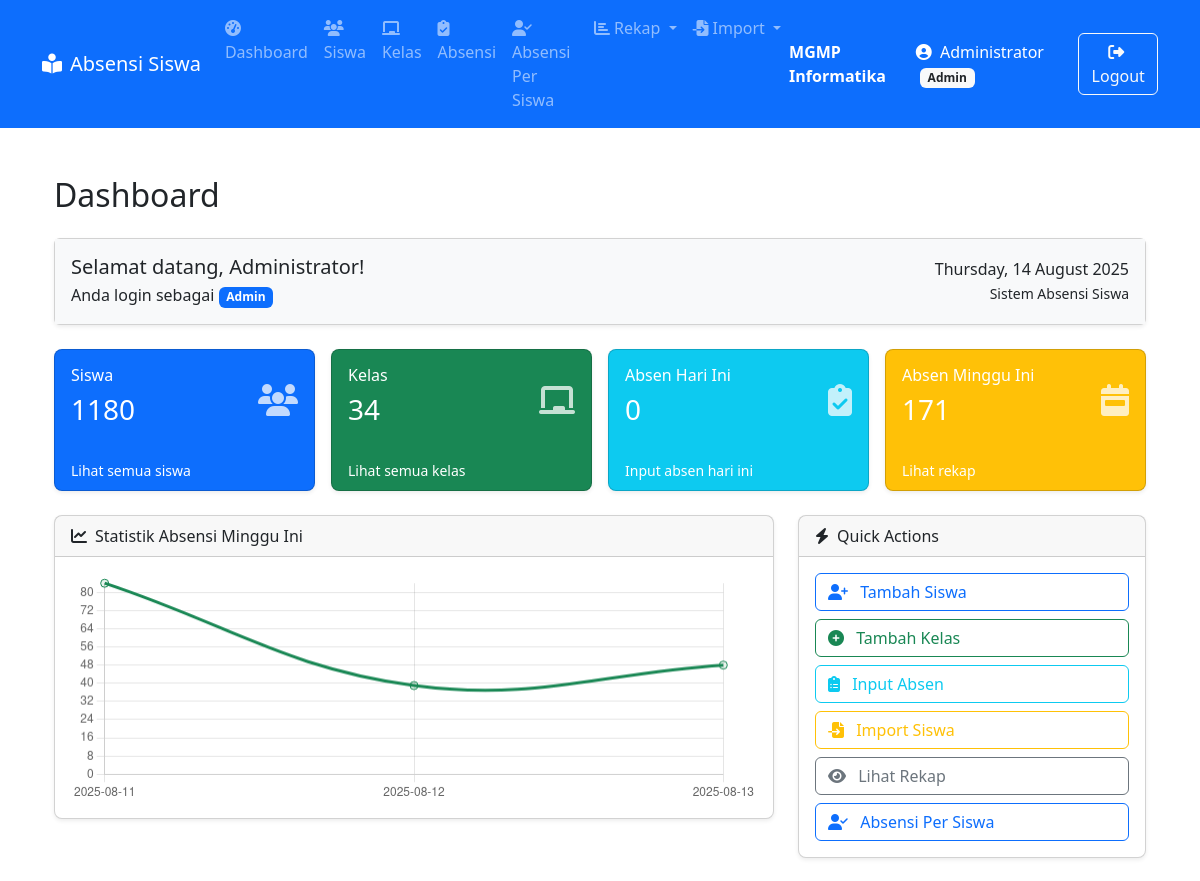
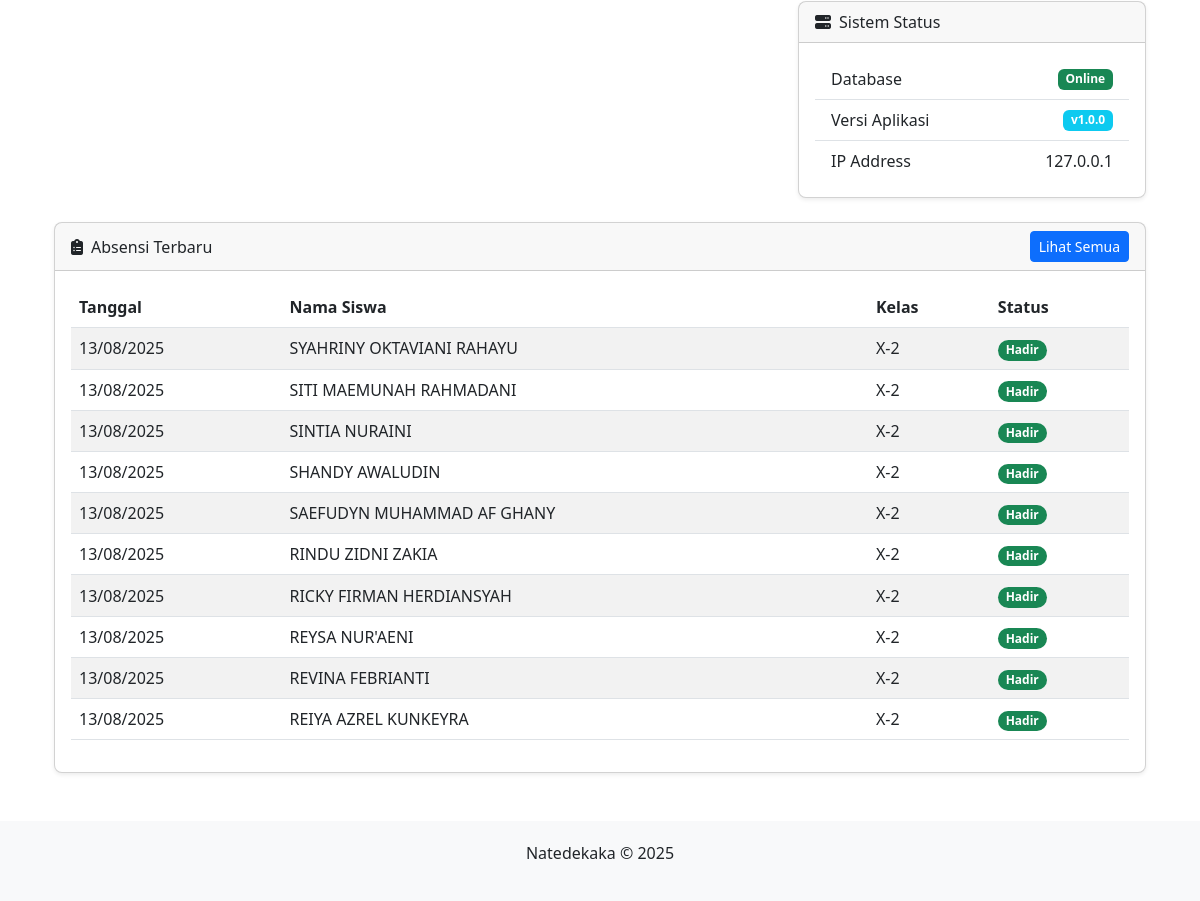
Before: /dashboard/index.php (signed in) with the older database file (2 pictures, top to bottom).
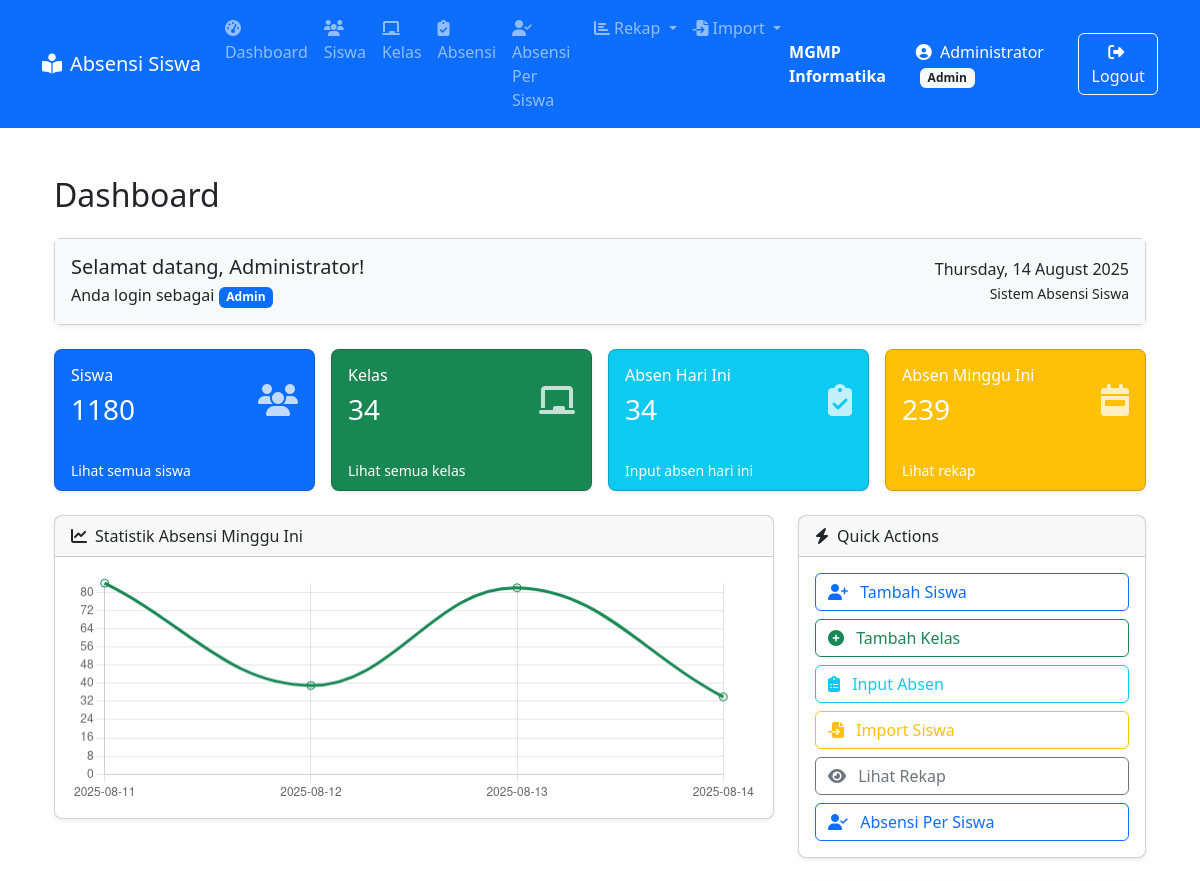
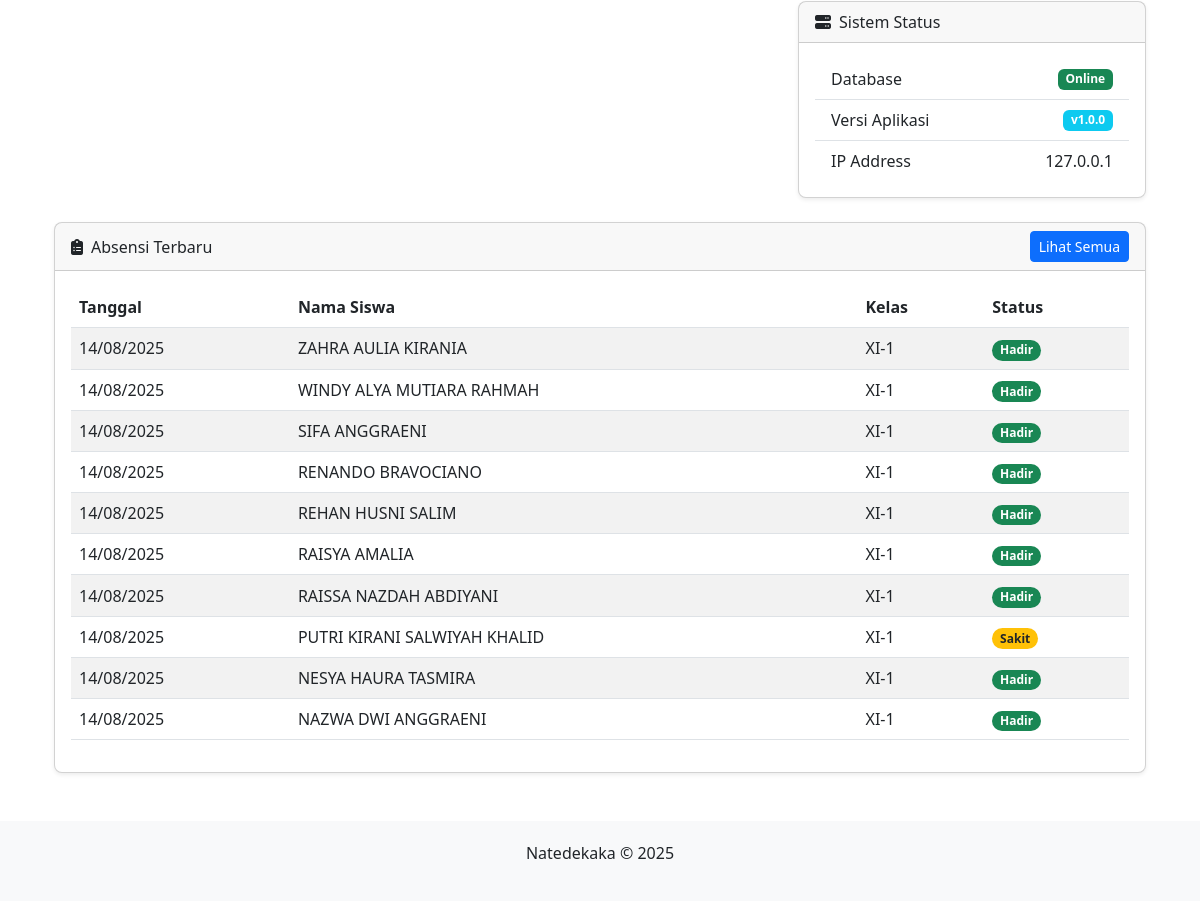
After: the same page with the newer database file (2 pictures, top to bottom).
### tables this page shows
CREATE TABLE `absensi` (
  `id` int(11) NOT NULL,
  `siswa_id` int(11) NOT NULL,
  `tanggal` date NOT NULL,
  `status` enum('Hadir','Sakit','Izin','Alfa','Terlambat') NOT NULL
);

CREATE TABLE `siswa` (
  `id` int(11) NOT NULL,
  `nis` varchar(20) NOT NULL,
  `nisn` varchar(20) NOT NULL,
  `nama` varchar(100) NOT NULL,
  `kelas_id` int(11) NOT NULL,
  `jenis_kelamin` enum('Laki-laki','Perempuan') DEFAULT NULL
);

CREATE TABLE `kelas` (
  `id` int(11) NOT NULL,
  `nama_kelas` varchar(10) NOT NULL,
  `wali_kelas` varchar(100) NOT NULL
);

### dashboard/index.php (the view, shortened to what the changed rows need)
<?php
include_once '../config.php';
$statistics = [
    'siswa' => 0,
    'kelas' => 0,
    'absen_hari_ini' => 0,
    'absen_minggu_ini' => 0
];
$sql = "SELECT COUNT(*) AS total FROM siswa";
$result = $koneksi->query($sql);
if ($result && $row = $result->fetch_assoc()) {
    $statistics['siswa'] = $row['total'];
}
$sql = "SELECT COUNT(*) AS total FROM kelas";
$result = $koneksi->query($sql);
if ($result && $row = $result->fetch_assoc()) {
    $statistics['kelas'] = $row['total'];
}
$today = date('Y-m-d');
$sql = "SELECT COUNT(*) AS total FROM absensi WHERE tanggal = ?";
$stmt = $koneksi->prepare($sql);
$stmt->bind_param('s', $today);
$stmt->execute();
$result = $stmt->get_result();
if ($result && $row = $result->fetch_assoc()) {
    $statistics['absen_hari_ini'] = $row['total'];
}
$start_week = date('Y-m-d', strtotime('monday this week'));
$end_week = date('Y-m-d', strtotime('sunday this week'));
$sql = "SELECT COUNT(*) AS total FROM absensi WHERE tanggal BETWEEN ? AND ?";
$stmt = $koneksi->prepare($sql);
$stmt->bind_param('ss', $start_week, $end_week);
$stmt->execute();
$result = $stmt->get_result();
if ($result && $row = $result->fetch_assoc()) {
    $statistics['absen_minggu_ini'] = $row['total'];
}
$sql = "SELECT a.id, a.tanggal, a.status, s.nama AS nama_siswa, k.nama_kelas
        FROM absensi a
        JOIN siswa s ON a.siswa_id = s.id
        JOIN kelas k ON s.kelas_id = k.id
        ORDER BY a.tanggal DESC, a.id DESC
        LIMIT 10";
$absensi_terbaru = $koneksi->query($sql);
$sql = "SELECT tanggal, COUNT(*) AS jumlah FROM absensi
        WHERE tanggal BETWEEN ? AND ?
        GROUP BY tanggal ORDER BY tanggal";
$stmt = $koneksi->prepare($sql);
$stmt->bind_param('ss', $start_week, $end_week);
$stmt->execute();
$result = $stmt->get_result();
$absensi_harian = [];
while ($row = $result->fetch_assoc()) {
    $absensi_harian[] = $row;
}
?>
<?php include '../includes/header.php'; ?>
<div class="container mt-4">
    <h2 class="mb-4">Dashboard</h2>
    <div class="row g-3 mb-4">
        <div class="col-md-3">
            <div class="card text-white bg-info shadow-sm h-100 rounded-3">
                <div class="card-body d-flex justify-content-between align-items-center">
                    <div>
                        <h6 class="card-title">Absen Hari Ini</h6>
                        <h3><?= $statistics['absen_hari_ini'] ?></h3>
                    </div>
                </div>
            </div>
        </div>
        <div class="col-md-3">
            <div class="card text-white bg-warning shadow-sm h-100 rounded-3">
                <div class="card-body d-flex justify-content-between align-items-center">
                    <div>
                        <h6 class="card-title">Absen Minggu Ini</h6>
                        <h3><?= $statistics['absen_minggu_ini'] ?></h3>
                    </div>
                </div>
            </div>
        </div>
    </div>
    <div class="row mb-4">
        <div class="col-md-8">
            <div class="card shadow-sm rounded-3">
                <div class="card-body">
                    <canvas id="absensiChart" height="100"></canvas>
                </div>
            </div>
        </div>
    </div>
    <div class="row">
        <div class="col-md-12">
            <div class="card shadow-sm rounded-3">
                <div class="card-body">
                    <div class="table-responsive">
                        <table class="table table-striped table-hover align-middle">
                            <thead>
                                <tr>
                                    <th>Tanggal</th>
                                    <th>Nama Siswa</th>
                                    <th>Kelas</th>
                                    <th>Status</th>
                                </tr>
                            </thead>
                            <tbody>
                                <?php if ($absensi_terbaru && $absensi_terbaru->num_rows > 0): ?>
                                    <?php while ($row = $absensi_terbaru->fetch_assoc()): ?>
                                        <tr>
                                            <td><?= date('d/m/Y', strtotime($row['tanggal'])) ?></td>
                                            <td><?= htmlspecialchars($row['nama_siswa']) ?></td>
                                            <td><?= htmlspecialchars($row['nama_kelas']) ?></td>
                                            <td>
                                                <span class="badge rounded-pill
                                                    <?= $row['status'] === 'Hadir' ? 'bg-success' : '' ?>
                                                    <?= $row['status'] === 'Sakit' ? 'bg-warning text-dark' : '' ?>
                                                    <?= $row['status'] === 'Izin' ? 'bg-info' : '' ?>
                                                    <?= $row['status'] === 'Alfa' ? 'bg-danger' : '' ?>
                                                    <?= $row['status'] === 'Terlambat' ? 'bg-secondary' : '' ?>">
                                                    <?= $row['status'] ?>
                                                </span>
                                            </td>
                                        </tr>
                                    <?php endwhile; ?>
                                <?php else: ?>
                                    <tr>
                                        <td colspan="4" class="text-center">Tidak ada data absensi</td>
                                    </tr>
                                <?php endif; ?>
                            </tbody>
                        </table>
                    </div>
                </div>
            </div>
        </div>
    </div>
</div>
<script>
    const ctx = document.getElementById('absensiChart').getContext('2d');
    const labels = <?= json_encode(array_column($absensi_harian, 'tanggal')) ?>;
    const data = <?= json_encode(array_column($absensi_harian, 'jumlah')) ?>;
    new Chart(ctx, {
        type: 'line',
        data: {
            labels: labels,
            datasets: [{
                label: 'Jumlah Absensi',
                data: data,
                borderColor: '#198754',
                backgroundColor: 'rgba(25, 135, 84, 0.1)',
                tension: 0.4,
                pointRadius: 4,
                pointHoverRadius: 6
            }]
        },
        options: {
            responsive: true,
            plugins: {
                legend: {
                    display: false
                }
            },
            scales: {
                y: {
                    beginAtZero: true,
                    ticks: {
                        stepSize: 1
                    }
                }
            }
        }
    });
</script>
<?php include '../includes/footer.php'; ?>

Changed rows visible on the page:
no longer on this page (row unchanged): absensi: tanggal "13/08/2025", siswa.nama "SYAHRINY OKTAVIANI RAHAYU", kelas.nama_kelas "X-2", status "Hadir"
no longer on this page (row unchanged): absensi: tanggal "13/08/2025", siswa.nama "SITI MAEMUNAH RAHMADANI", kelas.nama_kelas "X-2", status "Hadir"
no longer on this page (row unchanged): absensi: tanggal "13/08/2025", siswa.nama "SINTIA NURAINI", kelas.nama_kelas "X-2", status "Hadir"
no longer on this page (row unchanged): absensi: tanggal "13/08/2025", siswa.nama "SHANDY AWALUDIN", kelas.nama_kelas "X-2", status "Hadir"
no longer on this page (row unchanged): absensi: tanggal "13/08/2025", siswa.nama "SAEFUDYN MUHAMMAD AF GHANY", kelas.nama_kelas "X-2", status "Hadir"
no longer on this page (row unchanged): absensi: tanggal "13/08/2025", siswa.nama "RINDU ZIDNI ZAKIA", kelas.nama_kelas "X-2", status "Hadir"
no longer on this page (row unchanged): absensi: tanggal "13/08/2025", siswa.nama "RICKY FIRMAN HERDIANSYAH", kelas.nama_kelas "X-2", status "Hadir"
no longer on this page (row unchanged): absensi: tanggal "13/08/2025", siswa.nama "REYSA NUR'AENI", kelas.nama_kelas "X-2", status "Hadir"
no longer on this page (row unchanged): absensi: tanggal "13/08/2025", siswa.nama "REVINA FEBRIANTI", kelas.nama_kelas "X-2", status "Hadir"
no longer on this page (row unchanged): absensi: tanggal "13/08/2025", siswa.nama "REIYA AZREL KUNKEYRA", kelas.nama_kelas "X-2", status "Hadir"
added absensi: tanggal "14/08/2025", siswa.nama "ZAHRA AULIA KIRANIA", kelas.nama_kelas "XI-1", status "Hadir"
added absensi: tanggal "14/08/2025", siswa.nama "WINDY ALYA MUTIARA RAHMAH", kelas.nama_kelas "XI-1", status "Hadir"
added absensi: tanggal "14/08/2025", siswa.nama "SIFA ANGGRAENI", kelas.nama_kelas "XI-1", status "Hadir"
added absensi: tanggal "14/08/2025", siswa.nama "RENANDO BRAVOCIANO", kelas.nama_kelas "XI-1", status "Hadir"
added absensi: tanggal "14/08/2025", siswa.nama "REHAN HUSNI SALIM", kelas.nama_kelas "XI-1", status "Hadir"
added absensi: tanggal "14/08/2025", siswa.nama "RAISYA AMALIA", kelas.nama_kelas "XI-1", status "Hadir"
added absensi: tanggal "14/08/2025", siswa.nama "RAISSA NAZDAH ABDIYANI", kelas.nama_kelas "XI-1", status "Hadir"
added absensi: tanggal "14/08/2025", siswa.nama "PUTRI KIRANI SALWIYAH KHALID", kelas.nama_kelas "XI-1", status "Sakit"
added absensi: tanggal "14/08/2025", siswa.nama "NESYA HAURA TASMIRA", kelas.nama_kelas "XI-1", status "Hadir"
added absensi: tanggal "14/08/2025", siswa.nama "NAZWA DWI ANGGRAENI", kelas.nama_kelas "XI-1", status "Hadir"
Other visible differences:
$statistics['absen_hari_ini']: "0" → "34"
$statistics['absen_minggu_ini']: "171" → "239"
chart data {{ json_encode(array_column($absensi_harian, 'tanggal')) }}: ["2025-08-11","2025-08-12","2025-08-13"] → ["2025-08-11","2025-08-12","2025-08-13","2025-08-14"]
chart data {{ json_encode(array_column($absensi_harian, 'jumlah')) }}: [84,39,48] → [84,39,82,34]
